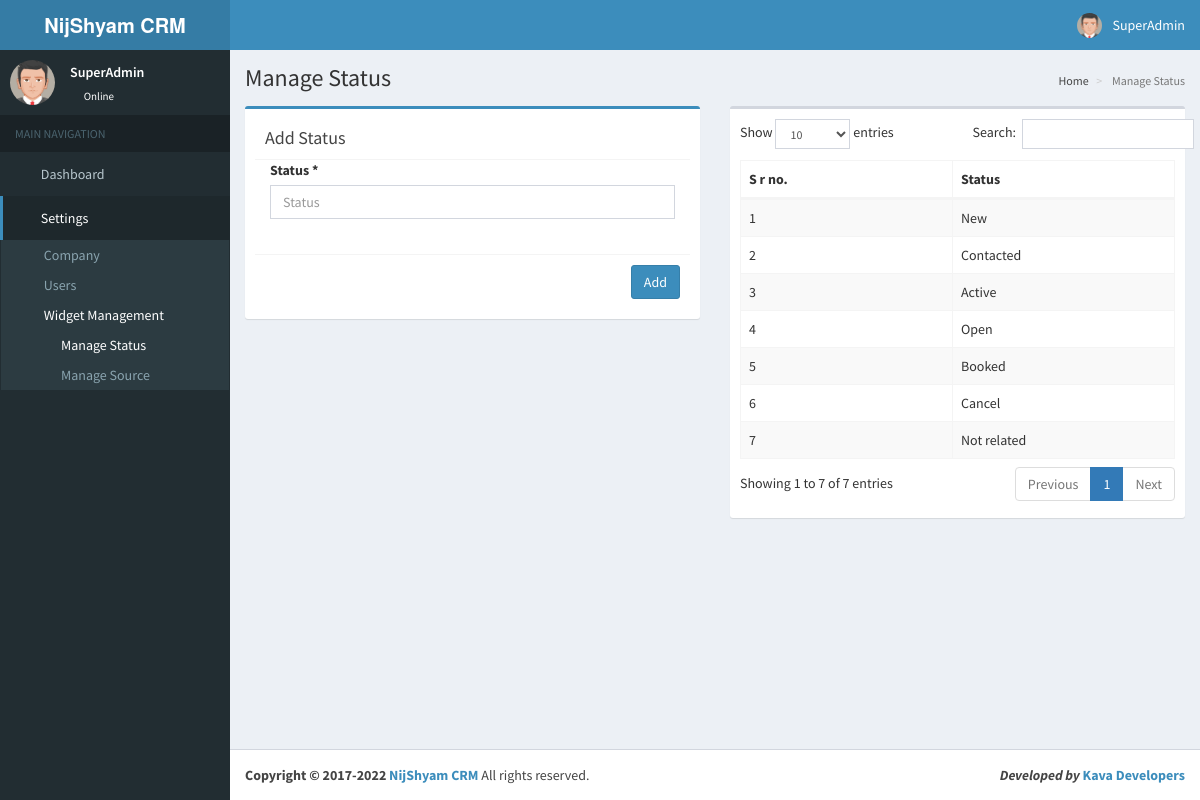
The app's page /site/manage_status.php (signed in) with its own data.
### tables this page shows
CREATE TABLE IF NOT EXISTS `user` (
  `id` int(11) NOT NULL AUTO_INCREMENT,
  `user` varchar(200) NOT NULL,
  `email` varchar(200) DEFAULT NULL,
  `name` varchar(200) NOT NULL,
  `image` varchar(200) NOT NULL,
  `password` varchar(200) NOT NULL,
  `mobile` varchar(10) DEFAULT NULL,
  `auth` int(1) NOT NULL,
  `created_by` varchar(20) NOT NULL,
  `df` tinyint(1) NOT NULL DEFAULT '0',
  `c_id` varchar(200) DEFAULT NULL,
  PRIMARY KEY (`id`)
);

CREATE TABLE IF NOT EXISTS `status` (
  `id` int(11) NOT NULL AUTO_INCREMENT,
  `name` varchar(100) NOT NULL,
  `df` tinyint(1) NOT NULL,
  PRIMARY KEY (`id`)
);

### site/query.php (called while the page is built, shortened)
<?php
include_once('config/config.php');
$user = $con->query("SELECT * FROM `user` WHERE id = '".$_SESSION['id']."'")->fetch_object();
?>

### site/manage_status.php (the view, shortened to what this page needs)
<?php include_once('header.php'); ?>
<?php include_once('sidebar.php'); ?>
<div class="content-wrapper">
	<section class="content-header">
		<h1>
			Manage Status
		</h1>
		<ol class="breadcrumb">
			<li class=""><a href="index.php"><i class="fa fa-home"></i>Home</a></li>
	        <li class="active"> Manage Status</li>
      	</ol>
    </section>
    <section class="content">
		<div class="row">
		<form action="process/add_status.php" method="post" id="submit" enctype="multipart/form-data">
			<div class="col-md-6">
				<div class="box box-primary">
					<div class="box-body">
						<div class="box-header with-border">
							<h3 class="box-title">Add Status</h3>
						</div>
						<div class="col-md-12">
							<div class="form-group">
								<label for="">Status *</label>
								<input type="text" id="unit" onkeyup="unit_check()" class="form-control" name="name" autocomplete="off" spellcheck="false" placeholder="Status" required>
							</div>
						</div>
					</div>
					<div class="box-body">
						<div class="box-footer">
							<button type="submit" name="submit" class="btn btn-primary pull-right">Add</button>
						</div>
					</div>
				</div>
			</div>
		</form>
		<?php $unit = $con->query("SELECT * FROM `status`"); ?>
			<div class="col-md-6">
				<div class="box">
					<div class="box-body">
					<table id="example2" class="table table-bordered table-hover table-striped">
						<thead>
							<tr>
								<th>S r no.</th>
								<th>Status</th>
							</tr>
						</thead>
						<tbody>
							<?php $count = 0; while($r_unit = $unit->fetch_object()){ $count++; ?>
								<tr>
									<td><?php echo $count; ?></td>
									<td><?php echo $r_unit->name; ?></td>
								</tr>
							<?php } ?>
						</tbody>
              </table>
				</div>
				</div>
			</div>
		</div>
    </section>
</div>
<?php include_once('footer.php'); ?>

### site/header.php (shortened to what this page needs)
<?php include_once('config/config.php');
 include_once('query.php');
 include_once('function/active.php');
?>
<!DOCTYPE html>
<html>
<head>
  <link rel="stylesheet" href="bootstrap/css/bootstrap.min.css">
  <link rel="stylesheet" href="font/css/font-awesome.min.css">
  <link rel="stylesheet" href="inicons/css/ionicons.min.css">
  <link rel="stylesheet" href="dist/css/AdminLTE.min.css">
<link rel="stylesheet" href="build/select2.min.css">
  <link rel="stylesheet" href="dist/css/skins/_all-skins.min.css">
  <link rel="stylesheet" href="plugins/iCheck/flat/blue.css">
  <link rel="stylesheet" href="plugins/jQueryUI/jquery-ui.min.css">
  <link rel="stylesheet" href="plugins/jvectormap/jquery-jvectormap-1.2.2.css">
  <link rel="stylesheet" href="plugins/datepicker/datepicker3.css">
  <link rel="stylesheet" href="plugins/daterangepicker/daterangepicker.css">
  <link rel="stylesheet" href="plugins/bootstrap-wysihtml5/bootstrap3-wysihtml5.min.css">
  <link rel="stylesheet" href="js/datatables.net/css/dataTables.bootstrap.min.css">
  <link rel="stylesheet" href="js/datatables.net/css/dataTables.tableTools.min.css">
</head>
<body class="hold-transition skin-blue sidebar-mini">
<div class="wrapper">
  <header class="main-header">
    <a href="" class="logo">
      <span class="logo-lg"><b><?php if($user->auth == '0'){ echo company; } else { echo get_company($con,$user->c_id); } ?></b> </span>
    </a>
    <nav class="navbar navbar-static-top">
       <a href="#" class="sidebar-toggle" data-toggle="offcanvas" role="button">
      </a>
      <div class="navbar-custom-menu">
        <ul class="nav navbar-nav">
				 <li>
            <a href="" title="Refresh Page" ><i class="fa fa-refresh"></i></a>
          </li>
				  <li>
            <a href="../lock_make.php" title="Lock" ><i class="fa fa-lock"></i></a>
          </li>
          <li class="dropdown user user-menu">
            <a href="#" class="dropdown-toggle" data-toggle="dropdown">
              <img src="<?php echo $user->image; ?>" class="user-image" alt="User Image">
              <span class="hidden-xs"><?php echo $user->name; ?></span>
            </a>
          </li>
        </ul>
      </div>
    </nav>
  </header>

### site/sidebar.php (shortened to what this page needs)
<aside class="main-sidebar">
    <section class="sidebar">
      <div class="user-panel">
        <div class="pull-left image">
          <img src="<?php echo $user->image; ?>" class="img-circle" alt="User Image">
        </div>
        <div class="pull-left info">
          <p><?php echo $user->name; ?></p>
          <a href="#"><i class="fa fa-circle text-success"></i> Online</a>
        </div>
      </div>
      <ul class="sidebar-menu">
        <li class="header">MAIN NAVIGATION</li>
		<li class='<?php menu(array("index.php")); ?>'><a href="index.php"><i class="fa fa-dashboard"></i> <span>Dashboard</span></a></li>
		<?php if($user->auth != '2'){ ?>
			<li class="treeview ">
			  <a href="#">
				<i class="fa fa-gears"></i> <span>Settings</span>
				<span class="pull-right-container">
				  <i class="fa fa-angle-left pull-right"></i>
				</span>
			  </a>
			  <ul class="treeview-menu">
			  	<?php if($user->auth == '0'){ ?>
					<li class='<?php menu(array("manage_company.php","add_company_new.php","edit_company.php")); ?>'><a href="manage_company.php"><i class="fa fa-industry"></i> <span>Company</span></a></li>
				<?php } ?>
			  	<?php if($user->auth != '2'){ ?>
					<li class='<?php menu(array("add_user.php","manage_user.php","edit_user.php","view_user.php")); ?>'><a href="manage_user.php"><i class="fa fa-user"></i> <span>Users</span></a></li>
				<?php } ?>
				<li class="treeview <?php menu(array("manage_status.php","manage_source.php","manage_followup_type.php")); ?>">
				  <a href="#">
					<i class="fa fa-th"></i> <span>Widget Management</span>
					<span class="pull-right-container">
					  <i class="fa fa-angle-left pull-right"></i>
					</span>
				  </a>
				  <ul class="treeview-menu">
						<li class='<?php menu(array("manage_status.php")); ?>'><a href="manage_status.php"><i class="fa fa-circle-o"></i>Manage Status</a></li>
						<li class='<?php menu(array("manage_source.php")); ?>'><a href="manage_source.php"><i class="fa fa-circle-o"></i>Manage Source</a></li>
					 </ul>
			</li>
			 </ul>
			</li>
		<?php } ?>
      </ul>
    </section>
  </aside>

### records on screen
user: image (picture), name "SuperAdmin"
status: name "New"
status: name "Contacted"
status: name "Active"
status: name "Open"
status: name "Booked"
status: name "Cancel"
status: name "Not related"

### other values on screen
company "NijShyam CRM"
